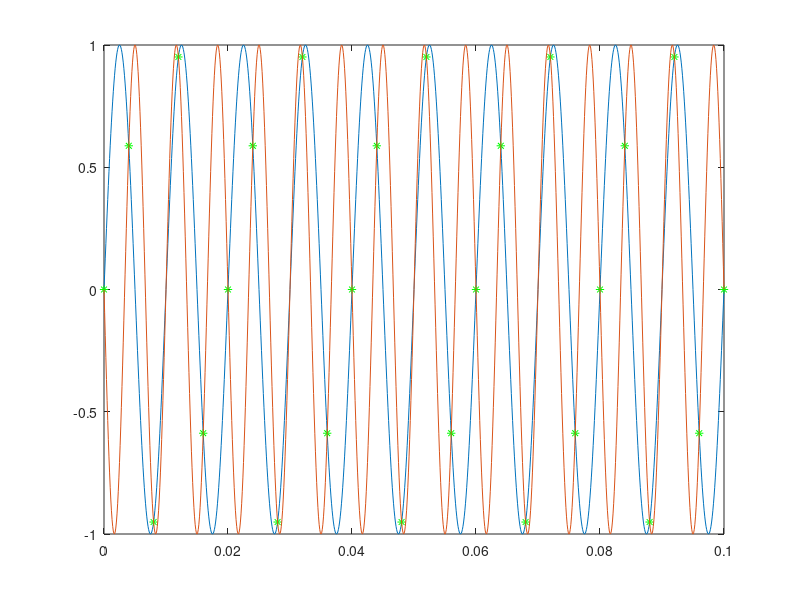
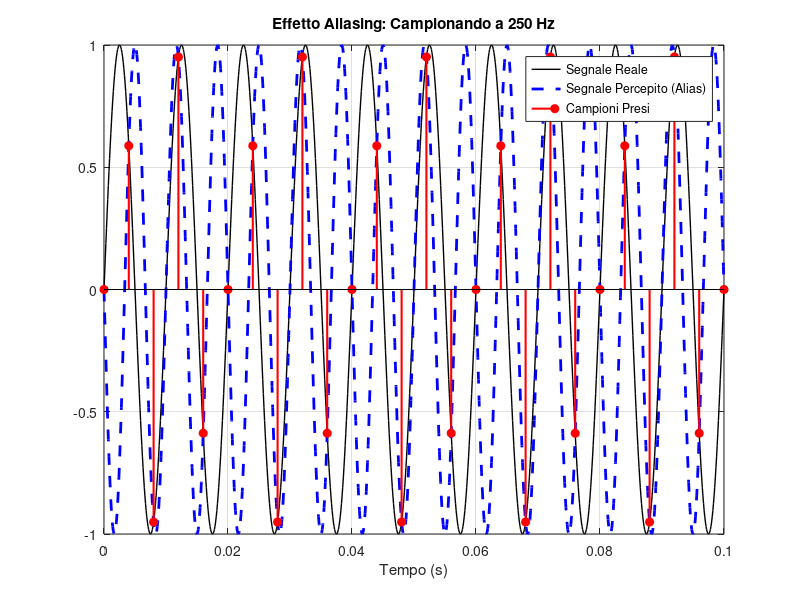

MATLAB code for these plots, in order:
% --- Parametri ---
f_reale = 100;        % Il segnale originale
fs = 250;       % Frequenza di campionamento 
f_alias = abs(fs - f_reale); % La frequenza di aliasing

% --- 1. La Realtà (Analogica) ---
% Usiamo una fs altissima solo per disegnare la linea curva "vera"
fs_alta = 10000;
t_reale = 0:1/fs_alta:0.1; 
y_reale = sin(2*pi*f_reale*t_reale);
figure, plot(t_reale,y_reale)

%sound(y_reale, fs)

% --- 2. Il Campionamento ---
t_camp = 0:1/fs:0.1;
y_camp = sin(2*pi*f_reale*t_camp); % Campioniamo il segnale da 100Hz
hold on, plot(t_camp,y_camp,'g*')

% --- 3. L'Illusione (L'Alias) ---
% Costruiamo un segnale a 50 Hz per vedere se passa per gli stessi punti.
% Nota: Mettiamo un meno davanti al seno perché l'aliasing a volte inverte la fase!
y_alias = -sin(2*pi*f_alias*t_reale); 
hold on,
plot(t_reale,y_alias)

% --- Grafico ---
figure;
plot(t_reale, y_reale, 'k', 'LineWidth', 1); hold on; % Grigio
plot(t_reale, y_alias, 'b--', 'LineWidth', 2);        % Blu tratteggiato
stem(t_camp, y_camp, 'r', 'filled', 'LineWidth', 1.5);  % Punti Rossi
legend('Segnale Reale', 'Segnale Percepito (Alias)', 'Campioni Presi');
title(['Effetto Aliasing: Campionando a ', num2str(fs), ' Hz']);
xlabel('Tempo (s)'); grid on;
